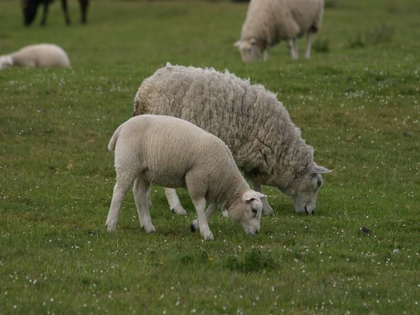
%> input picture code_v4/toolbox/objectness/objectness-release-v2.2/Training/Images/000281.png, 420 x 315 px, shrunk from 640 x 480 before the run; its folder holds only this picture in this run
$ octave runConcentrate.m   (GNU Octave 9; MATLAB toolbox functions it lacks are replaced by stand-ins)
%> lines starting %> are read from the running program, lines starting %| are printed output that depends on the picture; in (x1, y1, x2, y2) boxes, pixels count from 0 and x2, y2 are one past the last pixel; in counts of white or black regions, pixels touching at a corner belong together; the program's own positions count from 1
### code_v4/rgb2lab.m
function LAB = rgb2lab(RGB)
dRGB=im2double(RGB);
% dRGB = double(RGB)/255;
C=makecform('srgb2lab');
LAB=lab2double(applycform(dRGB,C));
% LAB= rgb2labFULL(dRGB);
gfilt = fspecial('gaussian',9,4);
LAB(:,:,2) = imfilter(LAB(:,:,2),gfilt);
LAB(:,:,3) = imfilter(LAB(:,:,3),gfilt);
end

### code_v4/runConcentrate.m
clear all;
close all;
IN_DIR = '..\Input\Weizmann1\images\';
G_DIR = '..\Input\Weizmann1\groundTruth\';
fls = dir([IN_DIR '\*.png']);
Nimages =length(fls);
imVar = zeros(Nimages,3);
fprintf('\n');
for ind=1:3
    PCANOSAL{ind}=[];
    PCA{ind}=[];
    L1{ind} = [];
    L1NOSAL{ind} = [];
    L2{ind} = [];
    L2NOSAL{ind} = [];

end
for flIdx=1:100
    fprintf('Image(%i)',flIdx);
    I = double(rgb2lab(imread([IN_DIR fls(flIdx).name])));
%> in rgb2lab, `LAB=lab2double(applycform(dRGB,C));`: LAB: size 315x420x3 double; mean of channels 1, 2, 3 38.8, -6.7, 21
%> in rgb2lab, `LAB(:,:,2) = imfilter(LAB(:,:,2),gfilt);`: LAB: size 315x420x3 double; mean of channels 1, 2, 3 38.8, -6.6, 21
%> in rgb2lab, `LAB(:,:,3) = imfilter(LAB(:,:,3),gfilt);`: LAB: size 315x420x3 double; mean of channels 1, 2, 3 38.8, -6.6, 20.7
    [pathstr, name, ext] = fileparts(fls(flIdx).name);
    G = im2bw(imread(([G_DIR name '.bmp'])));
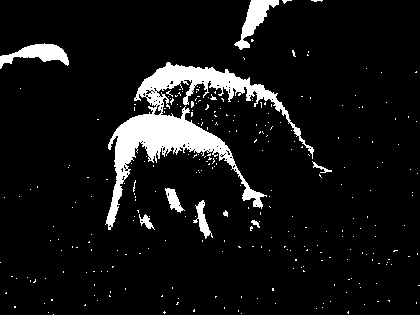
%> G: size 315x420 logical; 8.1% white; 288 white regions (279 under 20 px), largest, box (x1, y1, x2, y2) and area: (105, 62, 314, 230) 7655, (0, 43, 69, 69) 817, (234, 0, 279, 50) 782

    % G = padarray(im2bw(imread(([G_DIR fls(flIdx).name]))),[4 4],'replicate');
    nonSal = find(~G);
%> nonSal = 121637 values from 1 to 132300
%             BW = bwmorph(G,'remove');
%         BW = bwdist(BW)<=1;
% BW=G;
BW = zeros(size(G));
    for clrCmp=1:3
        T = I(:,:,clrCmp);
        B = edge(T./max(T(:)),'canny',0.01);
        B = logical(B.*G);
        BW(B) = 1;
    end
%> this loop made 3 passes
%> pass 1, `T = I(:,:,clrCmp);`:
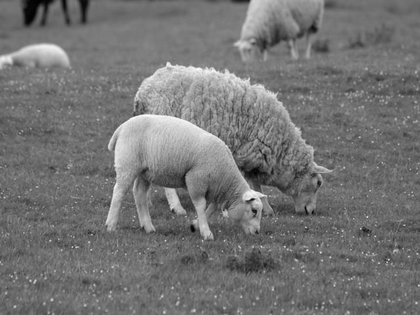
%> T: size 315x420 double; min 1.17, max 83.75, mean 38.8; drawn with min black and max white
%> pass 1, `B = edge(T./max(T(:)),'canny',0.01);`:
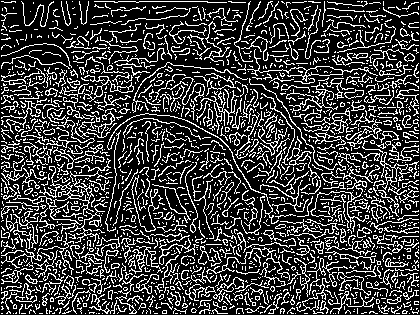
%> B: size 315x420 logical; 24.1% white in thin lines or dots
%> pass 1, `B = logical(B.*G);`:
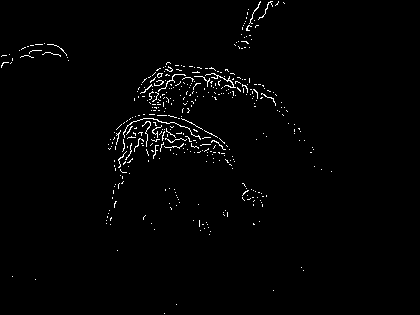
%> B: size 315x420 logical; 1.4% white in thin lines or dots, all inside (x1, y1, x2, y2) = (1, 1, 332, 314)
%> pass 2, `T = I(:,:,clrCmp);`:
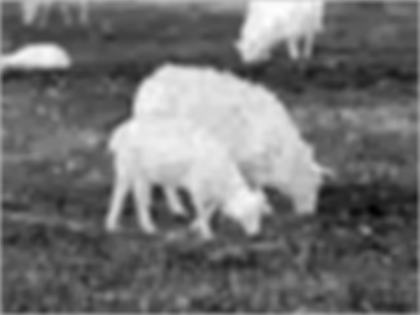
%> T: size 315x420 double; min -15.82, max 4.78, mean -6.59; drawn with min black and max white
%> after the loop:
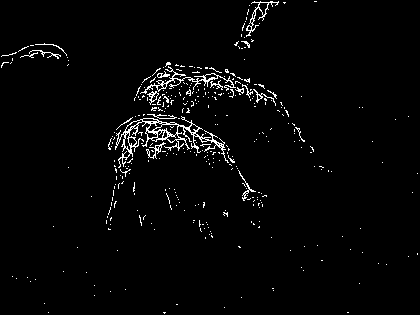
%> BW: size 315x420 double; values 0 (black) and 1 (white), 2.6% white in thin lines or dots
%     figure;imshow(BW);


        Sal = find(BW);
%> Sal = 3379 values from 372 to 131610
    for clrCmp=1:3

        vecs = im2col(padarray(I(:,:,clrCmp),[4 4],'replicate'),[9 9],'sliding')';
        vecs = vecs - repmat(mean(vecs,2),[1 81]);
        meanVec = mean(vecs,1);
        Nvecs=vecs(nonSal,:);
        Yvecs = vecs(Sal,:);
        NrmeanVec=repmat(meanVec,[size(Nvecs,1) 1]);

        YrmeanVec=repmat(meanVec,[size(Yvecs,1) 1]);
        rmeanVecFULL=repmat(meanVec,[size(vecs,1) 1]);

        sm = sum(abs(Yvecs-YrmeanVec),2);
        smN = sum(abs(Nvecs-NrmeanVec),2);
        mxSm = max([sm ; smN]);

        L1{clrCmp} = [L1{clrCmp}; sm/mxSm ];
        L1NOSAL{clrCmp} = [L1NOSAL{clrCmp}; smN/mxSm];

        sm = sqrt(sum((Yvecs-YrmeanVec).^2,2));
        smN = sqrt(sum((Nvecs-NrmeanVec).^2,2));
        mxSm = max([sm ; smN]);

        L2{clrCmp} = [L2{clrCmp}; sm/mxSm  ];
        L2NOSAL{clrCmp} = [L2{clrCmp}; smN/mxSm ];
        [COEFF] = princomp(vecs-rmeanVecFULL);

        out = Yvecs*COEFF;
        sm = sum(abs((out)),2);
        outN = Nvecs*COEFF;
        smN = sum(abs((outN)),2);
        mxSm = max([sm ; smN]);
        PCA{clrCmp} = [PCA{clrCmp}; sm./mxSm ];

        PCANOSAL{clrCmp} = [PCANOSAL{clrCmp}; smN./mxSm ];
        fprintf('.');
    end
%> this loop made 3 passes
%> after the loop, L1 = 3 items; L1NOSAL = 3 items; L2 = 3 items; L2NOSAL = 3 items; PCA = 3 items; PCANOSAL = 3 items
%> (the run ends here)
